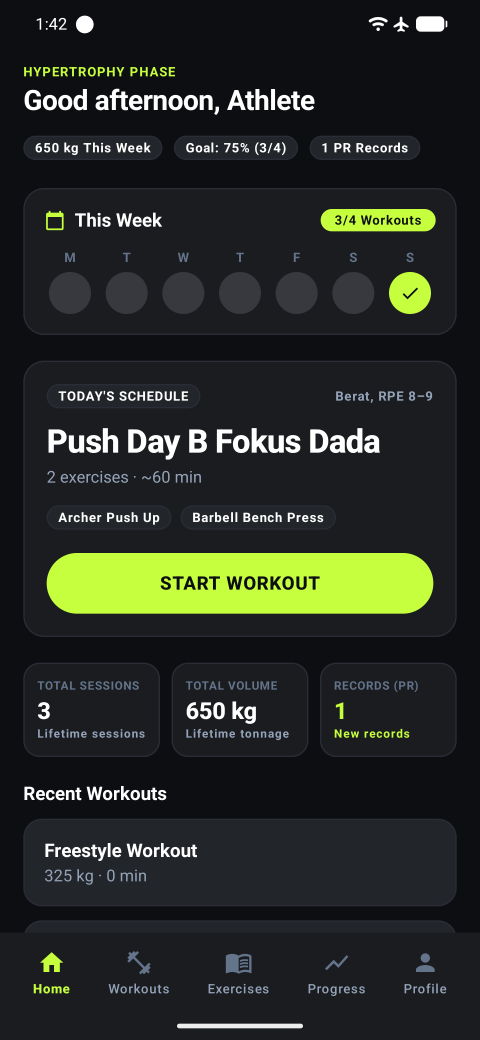
#> input picture documentation/screenshots/original/01_home_dashboard.png, 1440 x 3120 px, found by its file name (shown at 1/3 size); its folder holds only this picture in this run
$ python generate_all_annotations.py
#> lines starting #> are read from the running program, lines starting #| are printed output that depends on the picture
import os
from PIL import Image, ImageDraw, ImageFont

RAW_DIR = "documentation/screenshots/original"
OUT_DIR = "documentation/screenshots/annotated"
os.makedirs(OUT_DIR, exist_ok=True)

try:
    font = ImageFont.truetype("arialbd.ttf", 34)
except:
    try:
        font = ImageFont.truetype("C:/Windows/Fonts/arialbd.ttf", 34)
    except:
        font = ImageFont.load_default()

def annotate_image(filename, annotations):
#> called with filename = '01_home_dashboard.png'
    raw_path = os.path.join(RAW_DIR, filename)
    if not os.path.exists(raw_path):
        print(f"Skipping {filename}: not found in {RAW_DIR}")
        return

    img = Image.open(raw_path).convert("RGBA")
#> img is the input picture: PIL image 1440x3120 RGBA; mean R, G, B, A 38.9, 44.1, 37.8, 255
    overlay = Image.new("RGBA", img.size, (0, 0, 0, 0))
#> overlay: PIL image 1440x3120 RGBA; every value is 0
    draw = ImageDraw.Draw(overlay)

    # Modern, refined annotation style:
    # Sky Blue primary accent - visible against dark UI and lime buttons
    stroke_color = (56, 189, 248, 255)     # Sky-400
    tint_color = (56, 189, 248, 18)        # Very subtle 7% highlight tint
    badge_bg = (14, 165, 233, 255)         # Sky-500
    white = (255, 255, 255, 255)
    shadow = (0, 0, 0, 160)

    for item in annotations:
        num = item["num"]
        box = item["box"]
        x1, y1, x2, y2 = box

        # Subtle, crisp rounded outline with thin 4px stroke
        draw.rounded_rectangle([x1, y1, x2, y2], radius=16, fill=tint_color, outline=stroke_color, width=4)

        # Determine badge placement:
        bx = item.get("badge_x", x1 + 28)
        by = item.get("badge_y", y1 - 4)

        # Keep inside screen bounds
        bx = max(38, min(img.size[0] - 38, bx))
        by = max(38, min(img.size[1] - 38, by))

        r = 28 # badge radius (56px diameter)

        # Drop shadow for badge
        draw.ellipse([bx - r + 3, by - r + 3, bx + r + 3, by + r + 3], fill=shadow)
        # Outer crisp white ring
        draw.ellipse([bx - r, by - r, bx + r, by + r], fill=white)
        # Inner vibrant sky-blue circle
        draw.ellipse([bx - r + 3, by - r + 3, bx + r - 3, by + r - 3], fill=badge_bg)

        # Crisp badge number
        text = str(num)
        bbox = draw.textbbox((0, 0), text, font=font)
        tw = bbox[2] - bbox[0]
        th = bbox[3] - bbox[1]
        draw.text((bx - tw / 2, by - th / 2 - 3), text, fill=white, font=font)

    # Composite overlay onto raw screenshot
    final = Image.alpha_composite(img, overlay).convert("RGB")
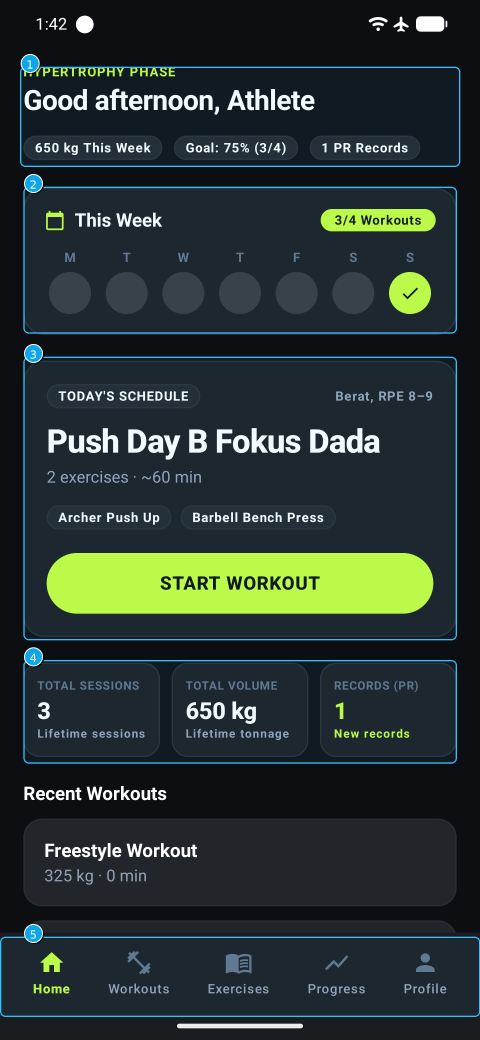
#> final: PIL image 1440x3120 RGB (shown at 1/3 size); mean R, G, B 39.9, 52.6, 50.5
#> pass 3 of the loop in run, `for filename, anns in ANNOTATIONS_CONFIG.items():`:
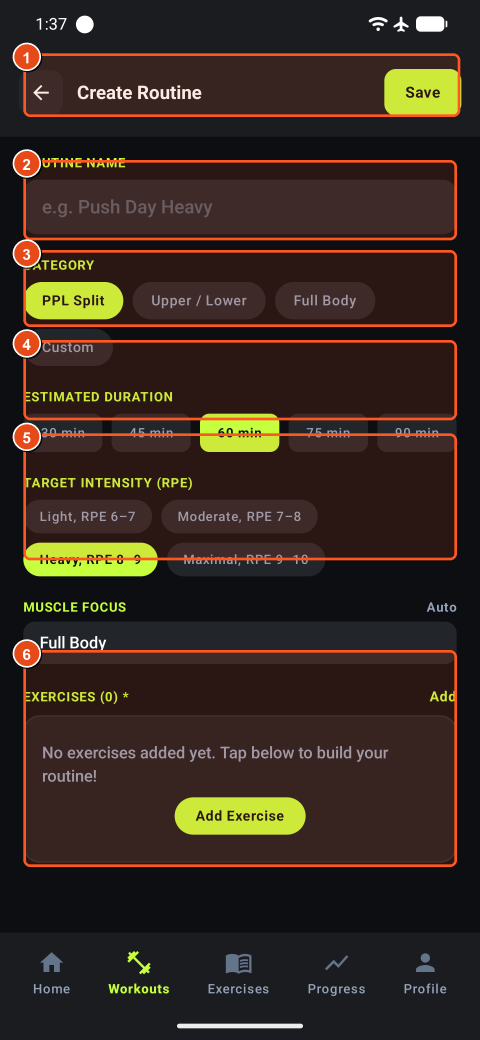
#> input picture documentation/screenshots/annotated/03_create_routine.png, 1440 x 3120 px, found by its file name (shown at 1/3 size)
#> in annotate_image (call 3), `final = Image.alpha_composite(img, overlay).convert("RGB")`:
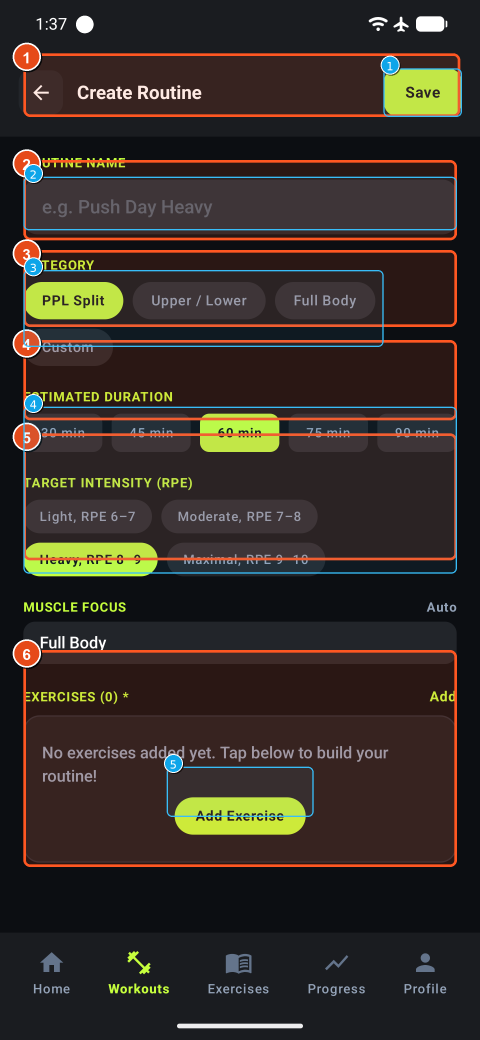
#> final: PIL image 1440x3120 RGB (shown at 1/3 size); mean R, G, B 53.3, 44.5, 38.4
#> the loop made 18 passes; the first 3 are shown
    out_path = os.path.join(OUT_DIR, filename)
    final.save(out_path, quality=95)
    print(f"Annotated: {filename} ({len(annotations)} callouts)")

# Precise, verified, non-overlapping annotations for all 18 screens
ANNOTATIONS_CONFIG = {
    "01_home_dashboard.png": [
        {"num": 1, "box": [60, 200, 1380, 500], "badge_x": 90, "badge_y": 190},
        {"num": 2, "box": [70, 560, 1370, 1000], "badge_x": 100, "badge_y": 550},
        {"num": 3, "box": [70, 1070, 1370, 1920], "badge_x": 100, "badge_y": 1060},
        {"num": 4, "box": [70, 1980, 1370, 2290], "badge_x": 100, "badge_y": 1970},
        {"num": 5, "box": [0, 2810, 1440, 3050], "badge_x": 100, "badge_y": 2800}
    ],
    "02_routines_empty.png": [
        {"num": 1, "box": [70, 185, 680, 315], "badge_x": 90, "badge_y": 175},
        {"num": 2, "box": [965, 180, 1370, 320], "badge_x": 985, "badge_y": 170},
        {"num": 3, "box": [100, 1030, 1340, 1560], "badge_x": 130, "badge_y": 1020},
        {"num": 4, "box": [270, 1640, 1170, 1830], "badge_x": 300, "badge_y": 1630}
    ],
    "03_create_routine.png": [
        {"num": 1, "box": [1150, 205, 1385, 350], "badge_x": 1170, "badge_y": 195},
        {"num": 2, "box": [70, 530, 1370, 690], "badge_x": 100, "badge_y": 520},
        {"num": 3, "box": [70, 810, 1150, 1040], "badge_x": 100, "badge_y": 800},
        {"num": 4, "box": [70, 1220, 1370, 1720], "badge_x": 100, "badge_y": 1210},
        {"num": 5, "box": [500, 2300, 940, 2450], "badge_x": 520, "badge_y": 2290}
    ],
    "04_routines_list.png": [
        {"num": 1, "box": [70, 370, 1370, 850], "badge_x": 100, "badge_y": 360},
        {"num": 2, "box": [70, 900, 780, 1050], "badge_x": 100, "badge_y": 890},
        {"num": 3, "box": [70, 1110, 1370, 1880], "badge_x": 100, "badge_y": 1100},
        {"num": 4, "box": [140, 1620, 1300, 1800], "badge_x": 170, "badge_y": 1610}
    ],
    "05_exercise_catalog.png": [
        {"num": 1, "box": [1190, 180, 1380, 310], "badge_x": 1210, "badge_y": 170},
        {"num": 2, "box": [70, 370, 1370, 530], "badge_x": 100, "badge_y": 360},
        {"num": 3, "box": [70, 580, 1370, 940], "badge_x": 100, "badge_y": 570},
        {"num": 4, "box": [70, 1100, 1370, 1350], "badge_x": 100, "badge_y": 1090}
    ],
    "06_exercise_detail.png": [
        {"num": 1, "box": [0, 520, 1440, 1300], "badge_x": 60, "badge_y": 530},
        {"num": 2, "box": [70, 1340, 600, 1530], "badge_x": 90, "badge_y": 1330},
        {"num": 3, "box": [70, 1560, 1370, 1720], "badge_x": 100, "badge_y": 1550},
        {"num": 4, "box": [70, 2350, 1370, 2600], "badge_x": 100, "badge_y": 2340}
    ],
    "06b_create_exercise.png": [
        {"num": 1, "box": [1160, 200, 1385, 345], "badge_x": 1180, "badge_y": 190},
        {"num": 2, "box": [70, 570, 1370, 750], "badge_x": 100, "badge_y": 560},
        {"num": 3, "box": [70, 1050, 1370, 1430], "badge_x": 100, "badge_y": 1040},
        {"num": 4, "box": [70, 1720, 1370, 2280], "badge_x": 100, "badge_y": 1710}
    ],
    "08_active_workout_with_timer.png": [
        {"num": 1, "box": [70, 380, 1370, 850], "badge_x": 100, "badge_y": 370},
        {"num": 2, "box": [530, 1320, 890, 1480], "badge_x": 550, "badge_y": 1310},
        {"num": 3, "box": [1080, 1330, 1260, 1470], "badge_x": 1100, "badge_y": 1320},
        {"num": 4, "box": [70, 2360, 1370, 2530], "badge_x": 100, "badge_y": 2350},
        {"num": 5, "box": [180, 2660, 1260, 2850], "badge_x": 210, "badge_y": 2650}
    ],
    "09_dialog_custom_weight.png": [
        {"num": 1, "box": [240, 1290, 1200, 1490], "badge_x": 210, "badge_y": 1280},
        {"num": 2, "box": [230, 1600, 1210, 1735], "badge_x": 210, "badge_y": 1590},
        {"num": 3, "box": [900, 1835, 1200, 1965], "badge_x": 880, "badge_y": 1825}
    ],
    "10_dialog_custom_reps.png": [
        {"num": 1, "box": [240, 1290, 1200, 1490], "badge_x": 210, "badge_y": 1280},
        {"num": 2, "box": [230, 1600, 1210, 1735], "badge_x": 210, "badge_y": 1590},
        {"num": 3, "box": [900, 1835, 1200, 1965], "badge_x": 880, "badge_y": 1825}
    ],
    "12_workout_finish_summary.png": [
        {"num": 1, "box": [70, 330, 1370, 770], "badge_x": 100, "badge_y": 320},
        {"num": 2, "box": [70, 840, 1370, 1540], "badge_x": 100, "badge_y": 830},
        {"num": 3, "box": [70, 1610, 1370, 1980], "badge_x": 100, "badge_y": 1600},
        {"num": 4, "box": [70, 2080, 1370, 2270], "badge_x": 100, "badge_y": 2070}
    ],
    "13_progress_analytics.png": [
        {"num": 1, "box": [70, 340, 1370, 510], "badge_x": 100, "badge_y": 330},
        {"num": 2, "box": [70, 580, 1370, 1420], "badge_x": 100, "badge_y": 570},
        {"num": 3, "box": [70, 1490, 1370, 2150], "badge_x": 100, "badge_y": 1480},
        {"num": 4, "box": [70, 2330, 1370, 2600], "badge_x": 100, "badge_y": 2320}
    ],
    "14_profile_dashboard.png": [
        {"num": 1, "box": [1240, 180, 1380, 310], "badge_x": 1260, "badge_y": 170},
        {"num": 2, "box": [70, 370, 1370, 690], "badge_x": 100, "badge_y": 360},
        {"num": 3, "box": [70, 1000, 1370, 1650], "badge_x": 100, "badge_y": 990},
        {"num": 4, "box": [70, 1820, 1370, 2340], "badge_x": 100, "badge_y": 1810}
    ],
    "15_measures_modal.png": [
        {"num": 1, "box": [70, 2060, 750, 2140], "badge_x": 60, "badge_y": 2040},
        {"num": 2, "box": [80, 2270, 1360, 2430], "badge_x": 90, "badge_y": 2240},
        {"num": 3, "box": [80, 2520, 1360, 2680], "badge_x": 90, "badge_y": 2490},
        {"num": 4, "box": [80, 2770, 1360, 2920], "badge_x": 100, "badge_y": 2760}
    ],
    "16_settings_main.png": [
        {"num": 1, "box": [70, 550, 1370, 1080], "badge_x": 100, "badge_y": 540},
        {"num": 2, "box": [70, 1260, 1370, 1430], "badge_x": 100, "badge_y": 1250},
        {"num": 3, "box": [70, 1430, 1370, 1590], "badge_x": 100, "badge_y": 1420},
        {"num": 4, "box": [70, 1600, 1370, 1760], "badge_x": 100, "badge_y": 1590},
        {"num": 5, "box": [70, 1940, 1370, 2100], "badge_x": 100, "badge_y": 1930}
    ],
    "17_settings_notifications.png": [
        {"num": 1, "box": [70, 560, 1370, 820], "badge_x": 100, "badge_y": 550},
        {"num": 2, "box": [70, 1370, 1370, 1630], "badge_x": 100, "badge_y": 1360},
        {"num": 3, "box": [70, 1750, 1040, 1855], "badge_x": 90, "badge_y": 1740},
        {"num": 4, "box": [1060, 1750, 1370, 1855], "badge_x": 1080, "badge_y": 1740},
        {"num": 5, "box": [70, 1980, 1370, 2130], "badge_x": 100, "badge_y": 1970}
    ],
    "18_dialog_custom_reminder.png": [
        {"num": 1, "box": [320, 920, 1150, 1180], "badge_x": 300, "badge_y": 910},
        {"num": 2, "box": [270, 1260, 1160, 2050], "badge_x": 260, "badge_y": 1250},
        {"num": 3, "box": [910, 2140, 1210, 2290], "badge_x": 890, "badge_y": 2130}
    ],
    "19_backup_management.png": [
        {"num": 1, "box": [70, 500, 1370, 730], "badge_x": 100, "badge_y": 490},
        {"num": 2, "box": [70, 740, 1370, 960], "badge_x": 100, "badge_y": 730},
        {"num": 3, "box": [70, 970, 1370, 1190], "badge_x": 100, "badge_y": 960},
        {"num": 4, "box": [70, 1290, 1370, 1510], "badge_x": 100, "badge_y": 1280},
        {"num": 5, "box": [70, 1960, 1370, 2370], "badge_x": 100, "badge_y": 1950}
    ]
}

def run():
    print("Generating refined, calibrated annotations...")
    for filename, anns in ANNOTATIONS_CONFIG.items():
        annotate_image(filename, anns)
    print("Done!")

if __name__ == "__main__":
    run()
